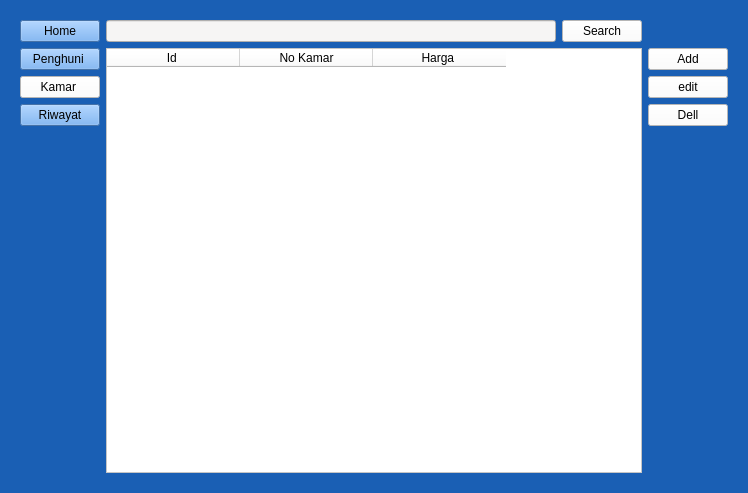
<?xml version="1.0" encoding="UTF-8"?>
<ui version="4.0">
 <class>Form</class>
 <widget class="QWidget" name="Form">
  <property name="geometry">
   <rect>
    <x>0</x>
    <y>0</y>
    <width>748</width>
    <height>493</height>
   </rect>
  </property>
  <property name="sizePolicy">
   <sizepolicy hsizetype="Maximum" vsizetype="Maximum">
    <horstretch>0</horstretch>
    <verstretch>0</verstretch>
   </sizepolicy>
  </property>
  <property name="windowTitle">
   <string>Form</string>
  </property>
  <property name="styleSheet">
   <string notr="true">background-color: rgb(26, 95, 180);</string>
  </property>
  <layout class="QGridLayout" name="gridLayout">
   <item row="0" column="0">
    <widget class="QWidget" name="widget_kamar" native="true">
     <property name="sizePolicy">
      <sizepolicy hsizetype="Minimum" vsizetype="Preferred">
       <horstretch>0</horstretch>
       <verstretch>0</verstretch>
      </sizepolicy>
     </property>
     <layout class="QGridLayout" name="gridLayout_2">
      <item row="0" column="1">
       <widget class="QLineEdit" name="input_nomor">
        <property name="styleSheet">
         <string notr="true">background-color: rgb(246, 245, 244);</string>
        </property>
       </widget>
      </item>
      <item row="1" column="3">
       <layout class="QVBoxLayout" name="verticalLayout_2">
        <item>
         <widget class="QPushButton" name="pb_add">
          <property name="styleSheet">
           <string notr="true">background-color: rgb(255, 255, 255);</string>
          </property>
          <property name="text">
           <string>Add</string>
          </property>
         </widget>
        </item>
        <item>
         <widget class="QPushButton" name="pb_update">
          <property name="styleSheet">
           <string notr="true">background-color: rgb(255, 255, 255);</string>
          </property>
          <property name="text">
           <string>edit</string>
          </property>
         </widget>
        </item>
        <item>
         <widget class="QPushButton" name="pb_del">
          <property name="styleSheet">
           <string notr="true">background-color: rgb(255, 255, 255);</string>
          </property>
          <property name="text">
           <string>Dell</string>
          </property>
         </widget>
        </item>
        <item>
         <spacer name="verticalSpacer_3">
          <property name="orientation">
           <enum>Qt::Vertical</enum>
          </property>
          <property name="sizeHint" stdset="0">
           <size>
            <width>20</width>
            <height>40</height>
           </size>
          </property>
         </spacer>
        </item>
       </layout>
      </item>
      <item row="1" column="1" colspan="2">
       <widget class="QTableWidget" name="tbl_kamar">
        <property name="sizePolicy">
         <sizepolicy hsizetype="Minimum" vsizetype="Expanding">
          <horstretch>0</horstretch>
          <verstretch>0</verstretch>
         </sizepolicy>
        </property>
        <property name="styleSheet">
         <string notr="true">background-color: rgb(255, 255, 255);</string>
        </property>
        <property name="selectionMode">
         <enum>QAbstractItemView::SingleSelection</enum>
        </property>
        <property name="selectionBehavior">
         <enum>QAbstractItemView::SelectRows</enum>
        </property>
        <attribute name="horizontalHeaderDefaultSectionSize">
         <number>133</number>
        </attribute>
        <column>
         <property name="text">
          <string>Id </string>
         </property>
        </column>
        <column>
         <property name="text">
          <string>No Kamar</string>
         </property>
        </column>
        <column>
         <property name="text">
          <string>Harga </string>
         </property>
        </column>
       </widget>
      </item>
      <item row="0" column="0" rowspan="2">
       <layout class="QVBoxLayout" name="verticalLayout">
        <item>
         <widget class="QPushButton" name="pushButton_2">
          <property name="enabled">
           <bool>true</bool>
          </property>
          <property name="sizePolicy">
           <sizepolicy hsizetype="Minimum" vsizetype="Fixed">
            <horstretch>0</horstretch>
            <verstretch>0</verstretch>
           </sizepolicy>
          </property>
          <property name="baseSize">
           <size>
            <width>0</width>
            <height>0</height>
           </size>
          </property>
          <property name="styleSheet">
           <string notr="true">background-color: rgb(98, 160, 234);</string>
          </property>
          <property name="text">
           <string>Home</string>
          </property>
          <property name="iconSize">
           <size>
            <width>24</width>
            <height>24</height>
           </size>
          </property>
         </widget>
        </item>
        <item>
         <widget class="QPushButton" name="pushButton_resident">
          <property name="styleSheet">
           <string notr="true">background-color: rgb(98, 160, 234);</string>
          </property>
          <property name="text">
           <string>Penghuni </string>
          </property>
         </widget>
        </item>
        <item>
         <widget class="QPushButton" name="pushButton_room">
          <property name="styleSheet">
           <string notr="true">background-color: rgb(255, 255, 255);</string>
          </property>
          <property name="text">
           <string>Kamar </string>
          </property>
         </widget>
        </item>
        <item>
         <widget class="QPushButton" name="pushButton">
          <property name="sizePolicy">
           <sizepolicy hsizetype="Minimum" vsizetype="Maximum">
            <horstretch>0</horstretch>
            <verstretch>0</verstretch>
           </sizepolicy>
          </property>
          <property name="styleSheet">
           <string notr="true">background-color: rgb(98, 160, 234);</string>
          </property>
          <property name="text">
           <string>Riwayat</string>
          </property>
         </widget>
        </item>
        <item>
         <spacer name="verticalSpacer_2">
          <property name="orientation">
           <enum>Qt::Vertical</enum>
          </property>
          <property name="sizeHint" stdset="0">
           <size>
            <width>20</width>
            <height>40</height>
           </size>
          </property>
         </spacer>
        </item>
       </layout>
      </item>
      <item row="0" column="2">
       <widget class="QPushButton" name="pb_search">
        <property name="styleSheet">
         <string notr="true">
background-color: rgb(255, 255, 255);</string>
        </property>
        <property name="text">
         <string>Search</string>
        </property>
       </widget>
      </item>
     </layout>
    </widget>
   </item>
  </layout>
 </widget>
 <resources/>
 <connections/>
</ui>
